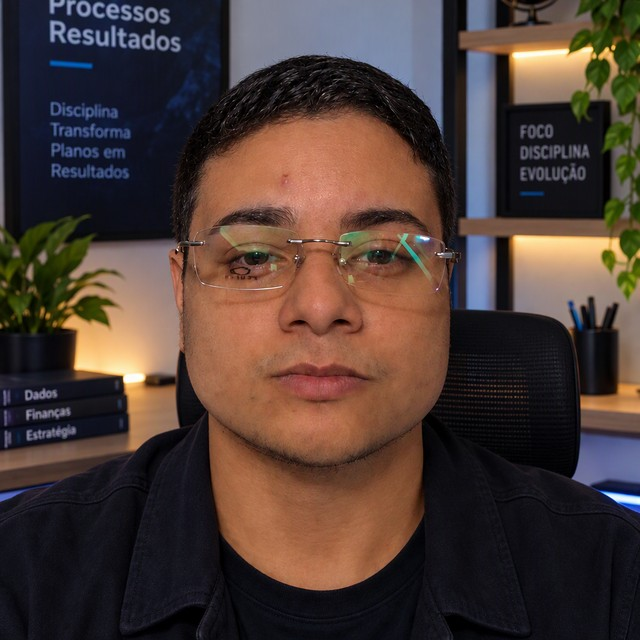
#> input picture assets/foto.jpg, 640 x 640 px
$ python foto.py ../assets/foto.jpg
#> lines starting #> are read from the running program, lines starting #| are printed output that depends on the picture
# -*- coding: utf-8 -*-
"""Prepara a foto do portfólio: recorta em quadrado (centrando no rosto) e salva em assets/foto.jpg
Uso:  python tools/foto.py caminho/da/sua-foto.jpg
Depois: python tools/build_site.py --pdf
"""
import sys, os
from PIL import Image, ImageOps
try:
    import cv2, numpy as np
except Exception:
    cv2 = None

def main(src):
#> called with src = '../assets/foto.jpg'
    im = ImageOps.exif_transpose(Image.open(src)).convert("RGB"); w, h = im.size
#> in main, im is the input picture: PIL image 640x640 RGB; mean R, G, B 77, 60, 54.4
#> after `w, h = im.size`: w = 640; h = 640
    cx, cy = w / 2, h * 0.42
#> cx = 320; cy = 268.8
    if cv2 is not None:
        g = cv2.cvtColor(np.array(im), cv2.COLOR_RGB2GRAY)
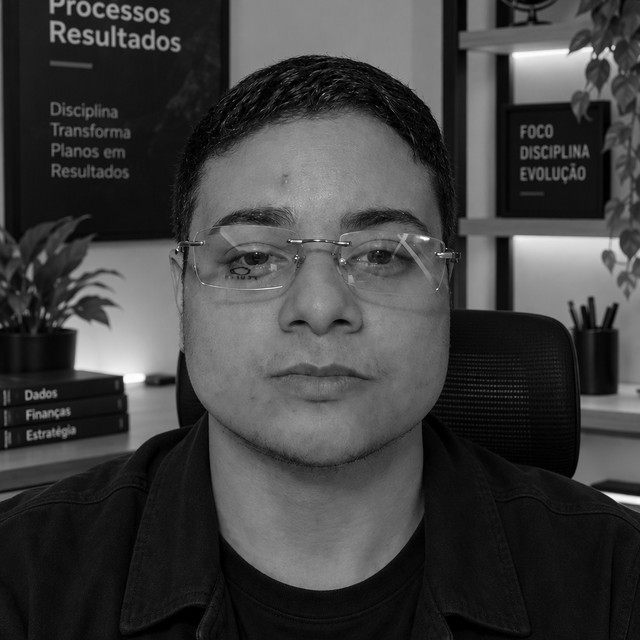
#> g: shape (640, 640); min 0, max 255, mean 64.5
        casc = cv2.CascadeClassifier(cv2.data.haarcascades + "haarcascade_frontalface_default.xml")
        faces = casc.detectMultiScale(g, 1.1, 5, minSize=(max(60, w // 12), max(60, w // 12)))
#> faces = [[152, 125, 337, 337]]
        if len(faces):
            x, y, fw, fh = max(faces, key=lambda f: f[2] * f[3]); cx, cy = x + fw / 2, y + fh / 2 + fh * 0.08
#> after `x, y, fw, fh = max(faces, key=lambda f: f[2] * f[3])`: x = 152; y = 125; fw = 337; fh = 337
#> after `cx, cy = (x + fw / 2, y + fh / 2 + fh * 0.08)`: cx = 320.5; cy = 320.5
            side = min(min(w, h), int(fw * 3.1))
#> side = 640
        else: side = min(w, h)
    else: side = min(w, h)
    side = int(side); l = int(min(max(cx - side / 2, 0), w - side)); t = int(min(max(cy - side / 2, 0), h - side))
#> after `l = int(min(max(cx - side / 2, 0), w - side))`: l = 0
#> after `t = int(min(max(cy - side / 2, 0), h - side))`: t = 0
    out = im.crop((l, t, l + side, t + side)).resize((640, 640), Image.LANCZOS)
    dst = os.path.join(os.path.dirname(os.path.abspath(__file__)), "..", "assets", "foto.jpg")
    out.save(dst, quality=90); print("foto salva em", os.path.abspath(dst))
#| foto salva em assets/foto.jpg

if __name__ == "__main__":
    main(sys.argv[1])
